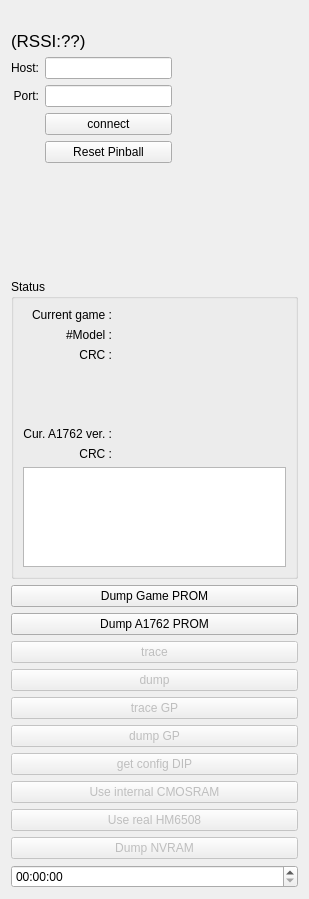
       <widget class="QWidget" name="scrollAreaWidgetContents_3">
        <property name="geometry">
         <rect>
          <x>0</x>
          <y>0</y>
          <width>309</width>
          <height>899</height>
         </rect>
        </property>
        <layout class="QVBoxLayout" name="verticalLayout_14">
         <item>
          <widget class="QLabel" name="label_12">
           <property name="maximumSize">
            <size>
             <width>30</width>
             <height>30</height>
            </size>
           </property>
           <property name="text">
            <string/>
           </property>
           <property name="pixmap">
            <pixmap resource="../resource.qrc">:/x/ledgrey.png</pixmap>
           </property>
           <property name="scaledContents">
            <bool>true</bool>
           </property>
          </widget>
         </item>
         <item>
          <widget class="QLabel" name="label_RSSI">
           <property name="font">
            <font>
             <family>.AppleSystemUIFont</family>
             <pointsize>13</pointsize>
             <italic>false</italic>
            </font>
           </property>
           <property name="text">
            <string>(RSSI:??)</string>
           </property>
          </widget>
         </item>
         <item>
          <layout class="QGridLayout" name="gridLayout_4">
           <item row="0" column="2">
            <spacer name="horizontalSpacer_3">
             <property name="orientation">
              <enum>Qt::Horizontal</enum>
             </property>
             <property name="sizeHint" stdset="0">
              <size>
               <width>40</width>
               <height>20</height>
              </size>
             </property>
            </spacer>
           </item>
           <item row="1" column="0">
            <widget class="QLabel" name="label_11">
             <property name="text">
              <string>Port:</string>
             </property>
             <property name="alignment">
              <set>Qt::AlignRight|Qt::AlignTrailing|Qt::AlignVCenter</set>
             </property>
            </widget>
           </item>
           <item row="0" column="1">
            <widget class="QLineEdit" name="lineEdit"/>
           </item>
           <item row="1" column="1">
            <widget class="QLineEdit" name="lineEdit_2"/>
           </item>
           <item row="2" column="1">
            <widget class="QPushButton" name="pushButton">
             <property name="text">
              <string>connect</string>
             </property>
            </widget>
           </item>
           <item row="0" column="0">
            <widget class="QLabel" name="label_10">
             <property name="text">
              <string>Host:</string>
             </property>
             <property name="alignment">
              <set>Qt::AlignRight|Qt::AlignTrailing|Qt::AlignVCenter</set>
             </property>
            </widget>
           </item>
           <item row="3" column="1">
            <widget class="QPushButton" name="pushButton_9">
             <property name="text">
              <string>Reset Pinball</string>
             </property>
            </widget>
           </item>
          </layout>
         </item>
         <item>
          <spacer name="verticalSpacer_7">
           <property name="orientation">
            <enum>Qt::Vertical</enum>
           </property>
           <property name="sizeHint" stdset="0">
            <size>
             <width>20</width>
             <height>40</height>
            </size>
           </property>
          </spacer>
         </item>
         <item>
          <widget class="QGroupBox" name="groupBox_status">
           <property name="sizePolicy">
            <sizepolicy hsizetype="Preferred" vsizetype="MinimumExpanding">
             <horstretch>0</horstretch>
             <verstretch>0</verstretch>
            </sizepolicy>
           </property>
           <property name="minimumSize">
            <size>
             <width>285</width>
             <height>300</height>
            </size>
           </property>
           <property name="maximumSize">
            <size>
             <width>16777215</width>
             <height>16777215</height>
            </size>
           </property>
           <property name="title">
            <string>Status</string>
           </property>
           <layout class="QVBoxLayout" name="verticalLayout_22">
            <item>
             <layout class="QVBoxLayout" name="verticalLayout_15">
              <item>
               <layout class="QGridLayout" name="gridLayout_8">
                <item row="8" column="1">
                 <widget class="QLabel" name="label_txt_cr">
                  <property name="sizePolicy">
                   <sizepolicy hsizetype="MinimumExpanding" vsizetype="Minimum">
                    <horstretch>0</horstretch>
                    <verstretch>0</verstretch>
                   </sizepolicy>
                  </property>
                  <property name="minimumSize">
                   <size>
                    <width>40</width>
                    <height>0</height>
                   </size>
                  </property>
                  <property name="maximumSize">
                   <size>
                    <width>16777215</width>
                    <height>16777215</height>
                   </size>
                  </property>
                  <property name="text">
                   <string/>
                  </property>
                  <property name="textInteractionFlags">
                   <set>Qt::LinksAccessibleByMouse|Qt::TextSelectableByMouse</set>
                  </property>
                 </widget>
                </item>
                <item row="2" column="0">
                 <widget class="QLabel" name="label_7">
                  <property name="sizePolicy">
                   <sizepolicy hsizetype="Preferred" vsizetype="Minimum">
                    <horstretch>0</horstretch>
                    <verstretch>0</verstretch>
                   </sizepolicy>
                  </property>
                  <property name="text">
                   <string>CRC :</string>
                  </property>
                  <property name="alignment">
                   <set>Qt::AlignRight|Qt::AlignTrailing|Qt::AlignVCenter</set>
                  </property>
                 </widget>
                </item>
                <item row="1" column="1">
                 <widget class="QLabel" name="label_mdl_cg">
                  <property name="sizePolicy">
                   <sizepolicy hsizetype="Preferred" vsizetype="Minimum">
                    <horstretch>0</horstretch>
                    <verstretch>0</verstretch>
                   </sizepolicy>
                  </property>
                  <property name="text">
                   <string/>
                  </property>
                 </widget>
                </item>
                <item row="1" column="0">
                 <widget class="QLabel" name="label_22">
                  <property name="sizePolicy">
                   <sizepolicy hsizetype="Preferred" vsizetype="Minimum">
                    <horstretch>0</horstretch>
                    <verstretch>0</verstretch>
                   </sizepolicy>
                  </property>
                  <property name="text">
                   <string>#Model :</string>
                  </property>
                  <property name="alignment">
                   <set>Qt::AlignRight|Qt::AlignTrailing|Qt::AlignVCenter</set>
                  </property>
                 </widget>
                </item>
                <item row="2" column="1">
                 <widget class="QLabel" name="label_crc_cg">
                  <property name="sizePolicy">
                   <sizepolicy hsizetype="Minimum" vsizetype="Minimum">
                    <horstretch>0</horstretch>
                    <verstretch>0</verstretch>
                   </sizepolicy>
                  </property>
                  <property name="minimumSize">
                   <size>
                    <width>40</width>
                    <height>0</height>
                   </size>
                  </property>
                  <property name="maximumSize">
                   <size>
                    <width>50</width>
                    <height>16777215</height>
                   </size>
                  </property>
                  <property name="text">
                   <string/>
                  </property>
                  <property name="textInteractionFlags">
                   <set>Qt::LinksAccessibleByMouse|Qt::TextSelectableByMouse</set>
                  </property>
                 </widget>
                </item>
                <item row="9" column="0">
                 <widget class="QLabel" name="label_19">
                  <property name="sizePolicy">
                   <sizepolicy hsizetype="Preferred" vsizetype="Minimum">
                    <horstretch>0</horstretch>
                    <verstretch>0</verstretch>
                   </sizepolicy>
                  </property>
                  <property name="text">
                   <string>CRC :</string>
                  </property>
                  <property name="alignment">
                   <set>Qt::AlignRight|Qt::AlignTrailing|Qt::AlignVCenter</set>
                  </property>
                 </widget>
                </item>
                <item row="0" column="0">
                 <widget class="QLabel" name="label_20">
                  <property name="sizePolicy">
                   <sizepolicy hsizetype="Preferred" vsizetype="Minimum">
                    <horstretch>0</horstretch>
                    <verstretch>0</verstretch>
                   </sizepolicy>
                  </property>
                  <property name="text">
                   <string>Current game :</string>
                  </property>
                  <property name="alignment">
                   <set>Qt::AlignRight|Qt::AlignTrailing|Qt::AlignVCenter</set>
                  </property>
                 </widget>
                </item>
                <item row="0" column="1">
                 <widget class="QLabel" name="label_txt_cg">
                  <property name="sizePolicy">
                   <sizepolicy hsizetype="MinimumExpanding" vsizetype="Minimum">
                    <horstretch>0</horstretch>
                    <verstretch>0</verstretch>
                   </sizepolicy>
                  </property>
                  <property name="minimumSize">
                   <size>
                    <width>40</width>
                    <height>0</height>
                   </size>
                  </property>
                  <property name="text">
                   <string/>
                  </property>
                  <property name="textInteractionFlags">
                   <set>Qt::LinksAccessibleByMouse|Qt::TextSelectableByMouse</set>
                  </property>
                 </widget>
                </item>
                <item row="8" column="0">
                 <widget class="QLabel" name="label_8">
                  <property name="sizePolicy">
                   <sizepolicy hsizetype="Preferred" vsizetype="Minimum">
                    <horstretch>0</horstretch>
                    <verstretch>0</verstretch>
                   </sizepolicy>
                  </property>
                  <property name="toolTip">
                   <string>Specific version of the 1KB A1762 is to be used in conjunction with the desired game.</string>
                  </property>
                  <property name="text">
                   <string>Cur. A1762 ver. :</string>
                  </property>
                  <property name="alignment">
                   <set>Qt::AlignRight|Qt::AlignTrailing|Qt::AlignVCenter</set>
                  </property>
                 </widget>
                </item>
                <item row="3" column="0">
                 <spacer name="verticalSpacer_8">
                  <property name="orientation">
                   <enum>Qt::Vertical</enum>
                  </property>
                  <property name="sizeHint" stdset="0">
                   <size>
                    <width>20</width>
                    <height>40</height>
                   </size>
                  </property>
                 </spacer>
                </item>
                <item row="9" column="1">
                 <widget class="QLabel" name="label_crc_cr">
                  <property name="sizePolicy">
                   <sizepolicy hsizetype="Minimum" vsizetype="Minimum">
                    <horstretch>0</horstretch>
                    <verstretch>0</verstretch>
                   </sizepolicy>
                  </property>
                  <property name="minimumSize">
                   <size>
                    <width>40</width>
                    <height>0</height>
                   </size>
                  </property>
                  <property name="maximumSize">
                   <size>
                    <width>50</width>
                    <height>16777215</height>
                   </size>
                  </property>
                  <property name="text">
                   <string/>
                  </property>
                  <property name="textInteractionFlags">
                   <set>Qt::LinksAccessibleByMouse|Qt::TextSelectableByKeyboard|Qt::TextSelectableByMouse</set>
                  </property>
                 </widget>
                </item>
               </layout>
              </item>
              <item>
               <widget class="QPlainTextEdit" name="plainTextEdit">
                <property name="sizePolicy">
                 <sizepolicy hsizetype="Expanding" vsizetype="MinimumExpanding">
                  <horstretch>0</horstretch>
                  <verstretch>0</verstretch>
                 </sizepolicy>
                </property>
                <property name="minimumSize">
                 <size>
                  <width>0</width>
                  <height>40</height>
                 </size>
                </property>
                <property name="maximumSize">
                 <size>
                  <width>16777215</width>
                  <height>100</height>
                 </size>
                </property>
               </widget>
              </item>
             </layout>
            </item>
           </layout>
          </widget>
         </item>
         <item>
          <layout class="QVBoxLayout" name="verticalLayout_23">
           <property name="bottomMargin">
            <number>0</number>
           </property>
           <item>
            <widget class="QPushButton" name="pushButton_7">
             <property name="text">
              <string>Dump Game PROM</string>
             </property>
            </widget>
           </item>
           <item>
            <widget class="QPushButton" name="pushButton_8">
             <property name="text">
              <string>Dump A1762 PROM</string>
             </property>
            </widget>
           </item>
           <item>
            <widget class="QPushButton" name="pushButton_3">
             <property name="enabled">
              <bool>false</bool>
             </property>
             <property name="text">
              <string>trace</string>
             </property>
            </widget>
           </item>
           <item>
            <widget class="QPushButton" name="pushButton_2">
             <property name="enabled">
              <bool>false</bool>
             </property>
             <property name="text">
              <string>dump</string>
             </property>
            </widget>
           </item>
           <item>
            <widget class="QPushButton" name="pushButton_6">
             <property name="enabled">
              <bool>false</bool>
             </property>
             <property name="text">
              <string>trace GP</string>
             </property>
            </widget>
           </item>
           <item>
            <widget class="QPushButton" name="pushButton_4">
             <property name="enabled">
              <bool>false</bool>
             </property>
             <property name="text">
              <string>dump GP</string>
             </property>
            </widget>
           </item>
           <item>
            <widget class="QPushButton" name="pushButton_5">
             <property name="enabled">
              <bool>false</bool>
             </property>
             <property name="text">
              <string>get config DIP</string>
             </property>
            </widget>
           </item>
          </layout>
         </item>
         <item>
          <layout class="QVBoxLayout" name="verticalLayout">
           <item>
            <widget class="QPushButton" name="pushButton_iram">
             <property name="enabled">
              <bool>false</bool>
             </property>
             <property name="text">
              <string>Use internal CMOSRAM</string>
             </property>
            </widget>
           </item>
           <item>
            <widget class="QPushButton" name="pushButton_hram">
             <property name="enabled">
              <bool>false</bool>
             </property>
             <property name="text">
              <string>Use real HM6508</string>
             </property>
            </widget>
           </item>
           <item>
            <widget class="QPushButton" name="pushButton_R_dump">
             <property name="enabled">
              <bool>false</bool>
             </property>
             <property name="text">
              <string>Dump NVRAM</string>
             </property>
            </widget>
           </item>
           <item>
            <widget class="QTimeEdit" name="timeEdit"/>
           </item>
          </layout>
         </item>
        </layout>
       </widget>
